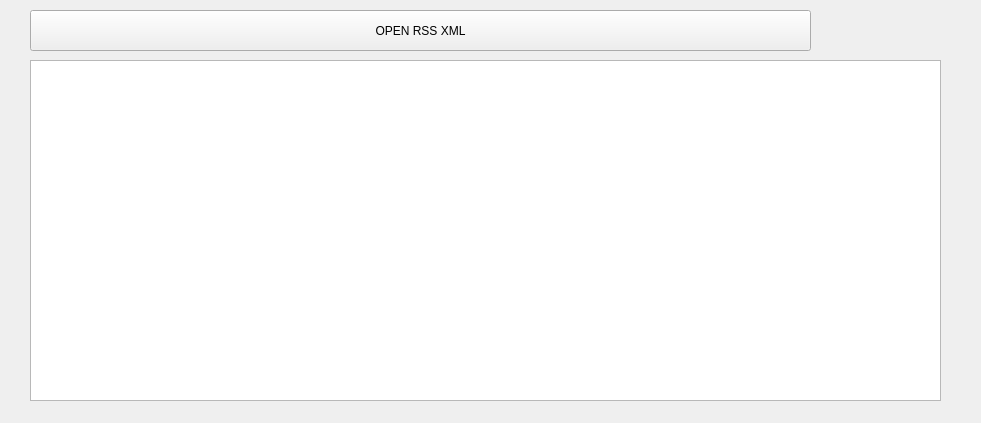
<?xml version="1.0" encoding="UTF-8"?>
<ui version="4.0">
 <class>MainWindow</class>
 <widget class="QMainWindow" name="MainWindow">
  <property name="geometry">
   <rect>
    <x>0</x>
    <y>0</y>
    <width>981</width>
    <height>423</height>
   </rect>
  </property>
  <property name="sizePolicy">
   <sizepolicy hsizetype="Maximum" vsizetype="Preferred">
    <horstretch>0</horstretch>
    <verstretch>0</verstretch>
   </sizepolicy>
  </property>
  <property name="windowTitle">
   <string>MainWindow</string>
  </property>
  <widget class="QWidget" name="centralWidget">
   <widget class="QPushButton" name="pushButton">
    <property name="geometry">
     <rect>
      <x>30</x>
      <y>10</y>
      <width>781</width>
      <height>41</height>
     </rect>
    </property>
    <property name="text">
     <string>OPEN RSS XML</string>
    </property>
   </widget>
   <widget class="QTableView" name="tableView">
    <property name="geometry">
     <rect>
      <x>30</x>
      <y>60</y>
      <width>911</width>
      <height>341</height>
     </rect>
    </property>
   </widget>
  </widget>
 </widget>
 <layoutdefault spacing="6" margin="11"/>
 <resources/>
 <connections/>
</ui>
